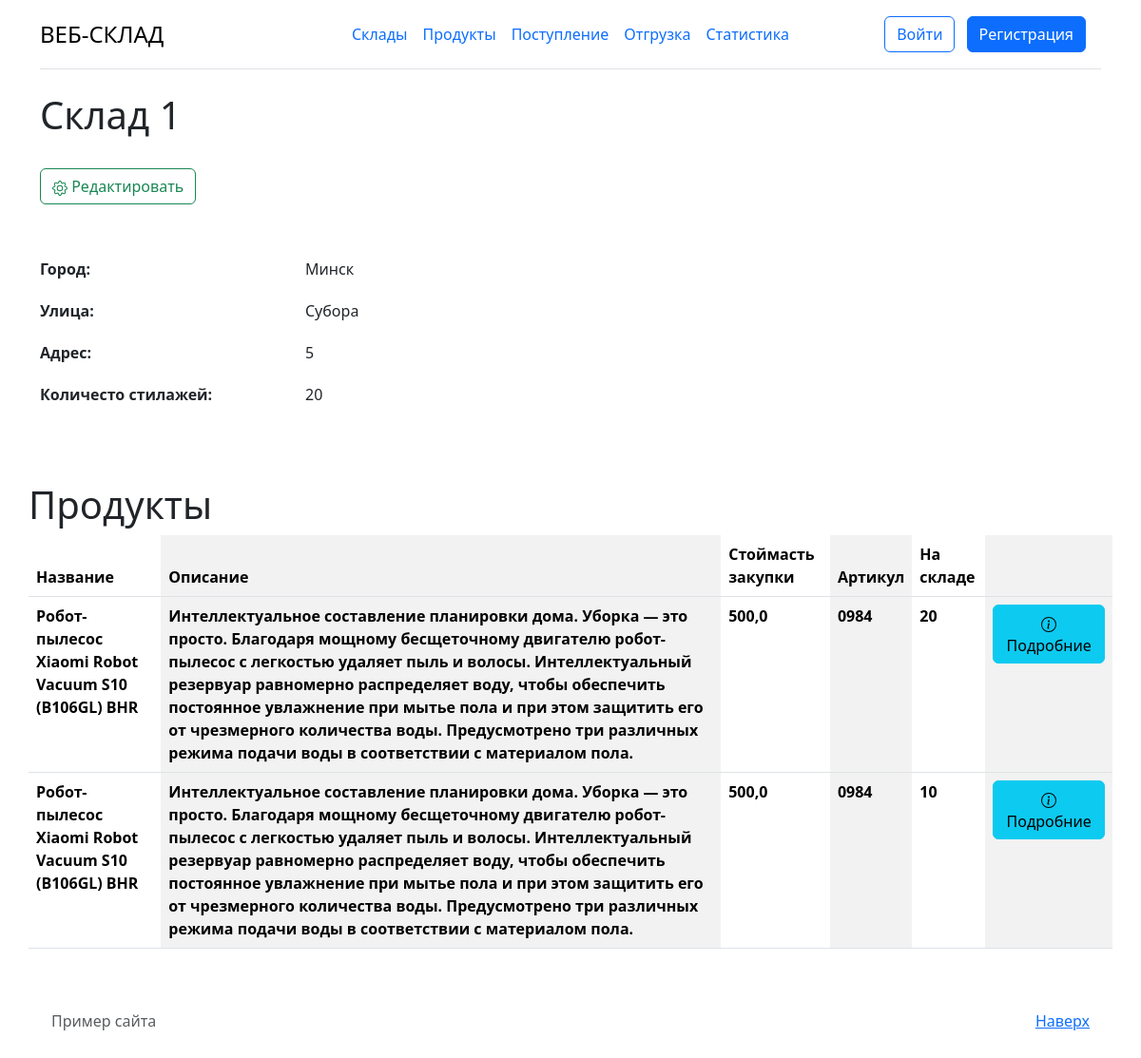
Page /warehouses/1 on the earlier database version.
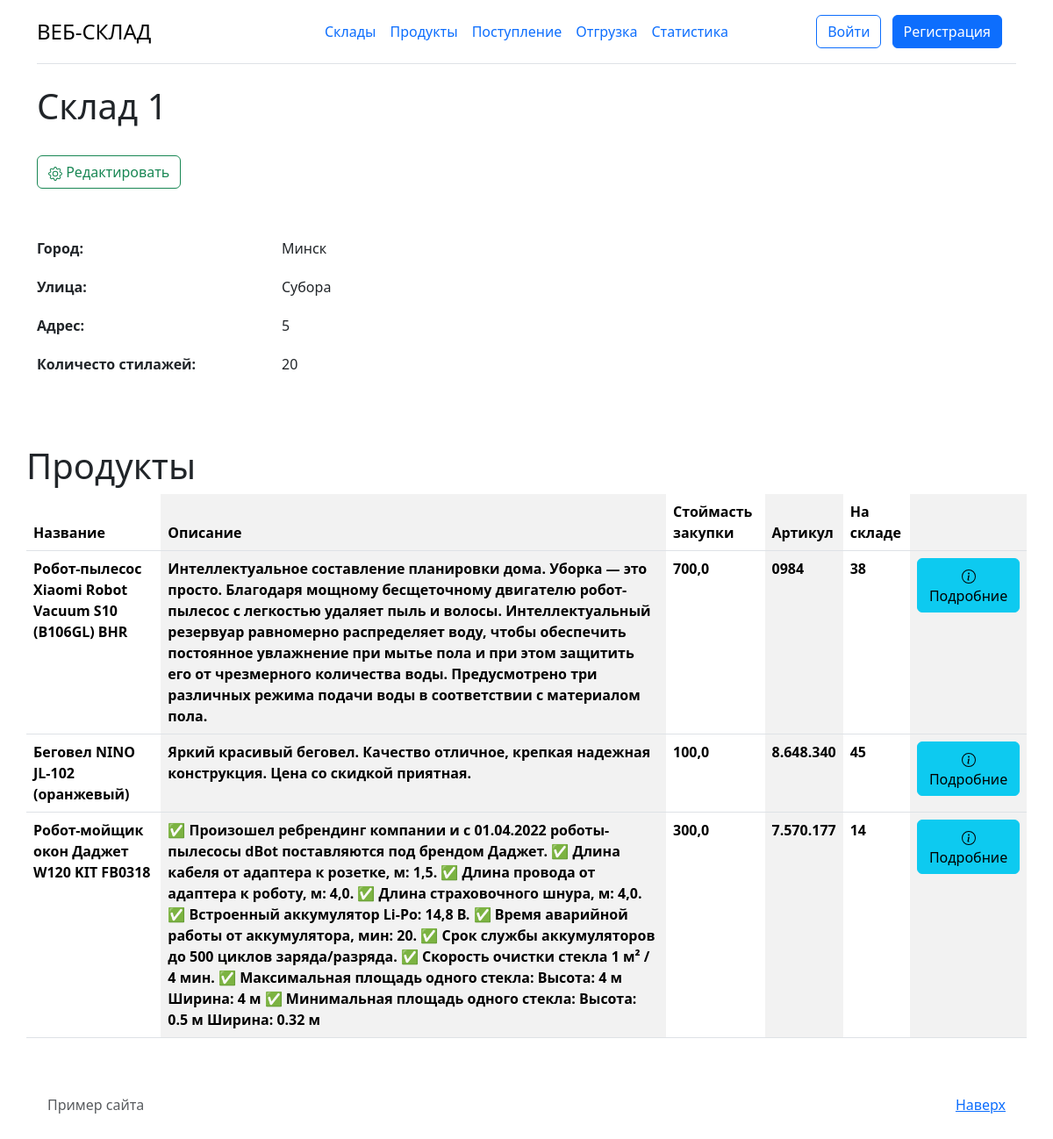
Same page on the later database version.
### item/models.py (models this page shows, shortened)
class Item(models.Model):
    product = models.ForeignKey(Product, on_delete=models.CASCADE)
    stock = models.ForeignKey(Stock, on_delete=models.CASCADE)
    quantity = models.IntegerField('Количество')
    purchase_price = models.FloatField('Стоймасть закупки')
    purchase_date = models.DateField('Дата поступления')
    available = models.BooleanField('доступно', default = True)
    soldQuantity = models.IntegerField('Количество cбыто', default = 0)
    responsible = models.ForeignKey(User, on_delete=models.SET_NULL, null=True, blank=True)
    def get_current_amount(self):
        return self.quantity - self.soldQuantity

### product/models.py (models this page shows, shortened)
class Product(models.Model):
    name = models.CharField('Название',max_length = 50)
    description = models.TextField('Описание')
    vendor_code = models.CharField('Артикул', max_length = 50)
    quantity_rack = models.IntegerField('Количество на одином стилаже')
    class Meta:
        verbose_name = "Товар"
        verbose_name_plural = "Товары"

### warehouses/views.py (the view)
# urls.py: path('<int:pk>', views.StockDetailView.as_view(),  name = "stock_detail"),
class StockDetailView(DetailView):
    model = Stock
    template_name = "warehouses/details_view.html"
    context_object_name = "stock"
    def get_context_data(self, **kwargs):
        context = super().get_context_data(**kwargs)
        stock = self.get_object()
        items = stock.item_set.filter(available=True)
        context['items'] = items
        return context

### warehouses/templates/warehouses/details_view.html (shortened to what this page needs)
{% extends 'main/layout.html'%}
{% block container %}
    <h1>{{stock.title}}</h1><br>
    <a href="{%  url 'warehouses:stock_update' stock.id %}" type="button" class="btn btn-outline-success">
        Редактировать
    </a>
    <div class="row g-5 mt-2">
        <div class="col-md-6">
            <ul class="icon-list ps-0">
                <li class="row mb-1">
                    <div class="col"><b>Город: </b></div>
                    <div class="col">
                        <p>{{stock.city}}</p>
                    </div>
                </li>
                <li class="row mb-1">
                    <div class="col"><b>Улица: </b></div>
                    <div class="col">
                        <p>{{stock.street}}</p>
                    </div>
                </li>
                <li class="row mb-1">
                    <div class="col"><b>Адрес: </b></div>
                    <div class="col">
                        <p>{{stock.address}}</p>
                    </div>
                </li>
                <li class="row mb-1">
                    <div class="col"><b>Количесто стилажей: </b></div>
                    <div class="col">
                        <p>{{stock.number_racks}}</p>
                    </div>
                </li>
            </ul>
        </div>
        <div class="container mt-5">
            <h1>Продукты</h1>
            <table class="table table-striped-columns">
                <thead>
                    <tr>
                        <th scope="col">Название</th>
                        <th scope="col">Описание</th>
                        <th scope="col">Стоймасть закупки</th>
                        <th scope="col">Артикул</th>
                        <th scope="col">На складе</th>
                        <th scope="col"></th>
                    </tr>
                </thead>
                <tbody>
                    {% for el in items%}
                    <tr>
                        <th>{{el.product.name}}</th>
                        <th>{{el.product.description}}</th>
                        <th>{{el.purchase_price}}</th>
                        <th>{{el.product.vendor_code}}</th>
                        <th>{{el.get_current_amount}}</th>
                        <th>
                            <a href="{%  url 'item:item_detail' el.id %} " type="button" class="btn btn-info">
                                Подробние
                            </a>
                        </th>
                    </tr>
                    {% endfor %}
                </tbody>
            </table>
        </div>
    {% endblock %}

Differences in the rows shown:
removed Item: product.name "Робот-пылесос Xiaomi Robot Vacuum S10 (B106GL) BHR", product.description "Интеллектуальное составление планировки дома. Уборка — это просто. Благодаря мощному бесщеточному двигателю робот-пылесос с легкостью удаляет пыль и волосы. Интеллектуальный резервуар равномерно распределяет воду, чтобы обеспечить постоянное увлажнение при мытье пола и при этом защитить его от чрезмерного количества воды. Предусмотрено три различных режима подачи воды в соответствии с материалом пола.", purchase_price "500,0", product.vendor_code "0984", get_current_amount "20"
removed Item: product.name "Робот-пылесос Xiaomi Robot Vacuum S10 (B106GL) BHR", product.description "Интеллектуальное составление планировки дома. Уборка — это просто. Благодаря мощному бесщеточному двигателю робот-пылесос с легкостью удаляет пыль и волосы. Интеллектуальный резервуар равномерно распределяет воду, чтобы обеспечить постоянное увлажнение при мытье пола и при этом защитить его от чрезмерного количества воды. Предусмотрено три различных режима подачи воды в соответствии с материалом пола.", purchase_price "500,0", product.vendor_code "0984", get_current_amount "10"
added Item: product.name "Робот-пылесос Xiaomi Robot Vacuum S10 (B106GL) BHR", product.description "Интеллектуальное составление планировки дома. Уборка — это просто. Благодаря мощному бесщеточному двигателю робот-пылесос с легкостью удаляет пыль и волосы. Интеллектуальный резервуар равномерно распределяет воду, чтобы обеспечить постоянное увлажнение при мытье пола и при этом защитить его от чрезмерного количества воды. Предусмотрено три различных режима подачи воды в соответствии с материалом пола.", purchase_price "700,0", product.vendor_code "0984", get_current_amount "38"
added Item: product.name "Беговел NINO JL-102 (оранжевый)", product.description "Яркий красивый беговел. Качество отличное, крепкая надежная конструкция. Цена со скидкой приятная.", purchase_price "100,0", product.vendor_code "8.648.340", get_current_amount "45"
added Item: product.name "Робот-мойщик окон Даджет W120 KIT FB0318", product.description "✅ Произошел ребрендинг компании и с 01.04.2022 роботы-пылесосы dBot поставляются под брендом Даджет. ✅ Длина кабеля от адаптера к розетке, м: 1,5. ✅ Длина провода от адаптера к роботу, м: 4,0. ✅ Длина страховочного шнура, м: 4,0. ✅ Встроенный аккумулятор Li-Po: 14,8 В. ✅ Время аварийной работы от аккумулятора, мин: 20. ✅ Срок службы аккумуляторов до 500 циклов заряда/разряда. ✅ Скорость очистки стекла 1 м² / 4 мин. ✅ Максимальная площадь одного стекла: Высота: 4 м Ширина: 4 м ✅ Минимальная площадь одного стекла: Высота: 0.5 м Ширина: 0.32 м", purchase_price "300,0", product.vendor_code "7.570.177", get_current_amount "14"
